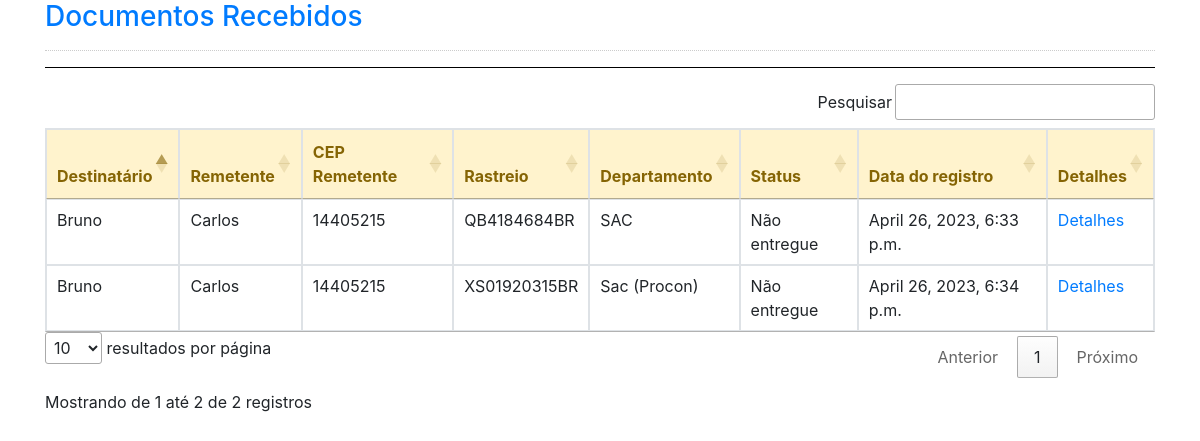
Page /recebimentos/ on the earlier database version.
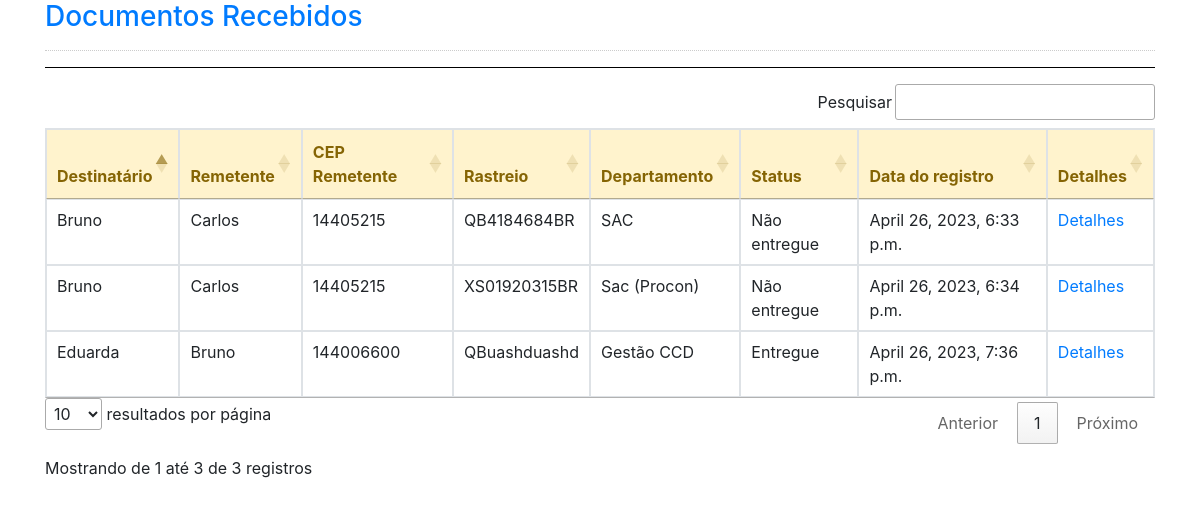
Same page on the later database version.
### recebimentos/models.py (models this page shows, shortened)
class Recebidos(models.Model):
    destinatario = models.CharField(max_length=100, null=False)
    tipo = models.CharField(max_length=100,null=True)
    remetente = models.CharField(max_length=100,null=True)
    cep_remetente = models.CharField(max_length=100,null=True)
    rastreio = models.CharField(max_length=100,null=True, unique=True, blank=True)
    ar_anexa = models.CharField(max_length=100,null=True)
    departamento = models.ForeignKey(Setores, on_delete=models.PROTECT)
    data_recebimento = models.DateTimeField (default=timezone.now, blank=True)
    data_att = models.DateTimeField(null=True)
    status = models.CharField(max_length=100,null=True)
    forma_entrega = models.CharField(max_length=100,null=True)
    data_entrega = models.DateField(blank=True, null=True)
    observacao = models.CharField(max_length=200, blank=True, null=True)

class Setores(models.Model):
    departamento = models.CharField(max_length=100,null=True,blank=False, unique=True)
    def __str__(self):
        return self.departamento

### recebimentos/views.py (the view)
# urls.py: path('', index2),
def index2(request):
    recibos = Recebidos.objects.all()
    return render(request, 'vista_recebimento.html', {'recibos': recibos})

### recebimentos/templates/vista_recebimento.html
{% extends 'base_recebimento.html' %}
{% block body %}
<hr style="border-top:1px solid #000; clear:both;"/>
<table id="table" class="table table-bordered" style="margin-left:auto; margin-right:auto">
    <thead class="alert-warning">
        <tr>
            <th>Destinatário</th>
            <th>Remetente</th>
            <th>CEP Remetente</th>
            <th>Rastreio</th>
            <th>Departamento</th>
            <th>Status</th>
            <th>Data do registro</th>
            <th>Detalhes</th>
        </tr>
    </thead>
    <tbody>
        {% for dado in recibos %}
        <tr>
            <td>{{dado.destinatario}}</td>
            <td>{{dado.remetente}}</td>
            <td>{{dado.cep_remetente}}</td>
            <td>{{dado.rastreio}}</td>
            <td>{{dado.departamento}}</td>
            <td>{{dado.status}}</td>
            <td>{{dado.data_recebimento}}</td>
            <td><a href="{% url 'detalhe_recebimento' dado.id %}">Detalhes</a> </td>
        </tr>
        {% endfor %}
    </tbody>
</table>
{% endblock %}

Differences in the rows shown:
added Recebidos: destinatario "Eduarda", remetente "Bruno", cep_remetente "144006600", rastreio "QBuashduashd", departamento "Gestão CCD", status "Entregue", data_recebimento "April 26, 2023, 7:36 p.m."
Other differences:
text written by a page script: "Pesquisar Anterior 1 Próximo resultados por página Mostrando de 1 até 2 de 2 registros" → "Pesquisar Anterior 1 Próximo resultados por página Mostrando de 1 até 3 de 3 registros"
